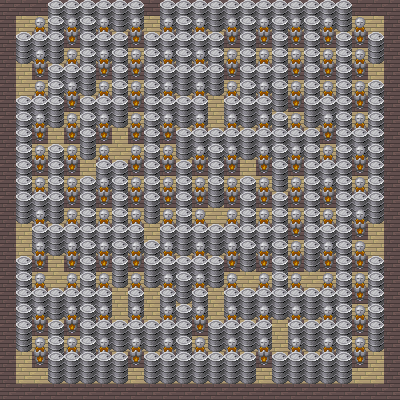

The image is a tile-based game level rendered from a .tmx file. Its description and complete source (layers, tilesets, objects, tile grids) follow:
An orthogonal 25x25 tile map with 16x16 px tiles, 2 tile layers (floor, objects), 2 tilesets.

<map version="1.2" tiledversion="1.2.0" orientation="orthogonal" renderorder="right-down" width="25" height="25" tilewidth="16" tileheight="16" infinite="0" nextlayerid="4" nextobjectid="1">
 <tileset firstgid="1" source="floors128x32.tsx" />
 <tileset firstgid="17" source="objects64x32.tsx" />
 <layer id="1" name="floor" width="25" height="25">
  <data encoding="csv">
9,9,9,9,9,9,9,9,9,9,9,9,9,9,9,9,9,9,9,9,9,9,9,9,9,
9,1,1,1,1,1,1,1,1,1,1,1,1,1,1,1,1,1,1,1,1,1,1,1,9,
9,1,9,1,9,1,9,1,9,1,9,1,9,1,9,1,9,1,9,1,9,1,9,1,9,
9,1,1,1,1,1,1,1,1,1,1,1,1,1,1,1,1,1,1,1,1,1,1,1,9,
9,1,9,1,9,1,9,1,9,1,9,1,9,1,9,1,9,1,9,1,9,1,9,1,9,
9,1,1,1,1,1,1,1,1,1,1,1,1,1,1,1,1,1,1,1,1,1,1,1,9,
9,1,9,1,9,1,9,1,9,1,9,1,9,1,9,1,9,1,9,1,9,1,9,1,9,
9,1,1,1,1,1,1,1,1,1,1,1,1,1,1,1,1,1,1,1,1,1,1,1,9,
9,1,9,1,9,1,9,1,9,1,9,1,9,1,9,1,9,1,9,1,9,1,9,1,9,
9,1,1,1,1,1,1,1,1,1,1,1,1,1,1,1,1,1,1,1,1,1,1,1,9,
9,1,9,1,9,1,9,1,9,1,9,1,9,1,9,1,9,1,9,1,9,1,9,1,9,
9,1,1,1,1,1,1,1,1,1,1,1,1,1,1,1,1,1,1,1,1,1,1,1,9,
9,1,9,1,9,1,9,1,9,1,9,1,9,1,9,1,9,1,9,1,9,1,9,1,9,
9,1,1,1,1,1,1,1,1,1,1,1,1,1,1,1,1,1,1,1,1,1,1,1,9,
9,1,9,1,9,1,9,1,9,1,9,1,9,1,9,1,9,1,9,1,9,1,9,1,9,
9,1,1,1,1,1,1,1,1,1,1,1,1,1,1,1,1,1,1,1,1,1,1,1,9,
9,1,9,1,9,1,9,1,9,1,9,1,9,1,9,1,9,1,9,1,9,1,9,1,9,
9,1,1,1,1,1,1,1,1,1,1,1,1,1,1,1,1,1,1,1,1,1,1,1,9,
9,1,9,1,9,1,9,1,9,1,9,1,9,1,9,1,9,1,9,1,9,1,9,1,9,
9,1,1,1,1,1,1,1,1,1,1,1,1,1,1,1,1,1,1,1,1,1,1,1,9,
9,1,9,1,9,1,9,1,9,1,9,1,9,1,9,1,9,1,9,1,9,1,9,1,9,
9,1,1,1,1,1,1,1,1,1,1,1,1,1,1,1,1,1,1,1,1,1,1,1,9,
9,1,9,1,9,1,9,1,9,1,9,1,9,1,9,1,9,1,9,1,9,1,9,1,9,
9,1,1,1,1,1,1,1,1,1,1,1,1,1,1,1,1,1,1,1,1,1,1,1,9,
9,9,9,9,9,9,9,9,9,9,9,9,9,9,9,9,9,9,9,9,9,9,9,9,9
</data>
 </layer>
 <layer id="2" name="objects" width="25" height="25">
  <data encoding="csv">
0,0,0,0,0,0,0,0,0,0,0,0,0,0,0,0,0,0,0,0,0,0,0,0,0,
0,0,0,18,18,18,18,18,18,0,18,18,18,18,18,18,18,18,18,18,18,18,0,0,0,
0,0,20,18,20,18,20,0,20,0,20,18,20,0,20,18,20,18,20,18,20,0,20,0,0,
0,18,18,18,0,18,18,18,0,18,18,18,18,18,0,18,0,18,0,18,0,18,0,18,0,
0,0,20,0,20,18,20,18,20,18,20,18,20,18,20,18,20,18,20,18,20,18,20,0,0,
0,0,0,18,18,18,0,18,0,18,18,18,18,18,0,18,18,18,0,18,0,18,0,0,0,
0,0,20,18,20,0,20,18,20,18,20,0,20,0,20,18,20,18,20,18,20,18,20,18,0,
0,18,18,18,0,18,18,18,0,18,18,18,18,0,18,18,18,0,0,18,18,18,0,18,0,
0,18,20,0,20,18,20,0,20,18,20,0,20,0,20,0,20,18,20,0,20,18,20,18,0,
0,18,0,0,0,18,0,0,0,18,0,18,18,18,18,18,18,18,18,18,0,18,18,18,0,
0,18,20,18,20,0,20,0,20,18,20,0,20,18,20,0,20,18,20,18,20,18,20,18,0,
0,18,0,18,0,0,18,18,0,18,0,18,0,18,0,0,0,18,0,18,18,18,0,18,0,
0,18,20,18,20,18,20,18,20,18,20,18,20,18,20,18,20,0,20,18,20,18,20,18,0,
0,18,18,18,0,18,0,18,0,18,0,18,0,0,0,18,0,18,0,18,0,18,18,18,0,
0,0,20,0,20,18,20,18,20,0,20,18,20,0,20,18,20,18,20,18,20,18,20,0,0,
0,0,18,18,18,18,18,18,18,0,18,18,18,18,18,18,18,18,0,18,18,18,0,0,0,
0,0,20,0,20,18,20,18,20,18,20,0,20,0,20,18,20,18,20,18,20,18,20,0,0,
0,18,0,0,0,18,0,18,0,18,18,18,18,18,0,0,0,18,0,0,0,18,0,18,0,
0,18,20,0,20,18,20,0,20,0,20,18,20,0,20,0,20,18,20,0,20,18,20,18,0,
0,18,18,18,18,18,18,0,18,0,18,0,18,0,18,18,18,18,18,18,18,18,0,18,0,
0,18,20,0,20,18,20,0,20,0,20,18,20,0,20,0,20,0,20,0,20,18,20,18,0,
0,18,0,18,0,18,18,18,18,18,18,18,0,18,18,18,18,0,18,18,18,18,0,18,0,
0,0,20,18,20,18,20,0,20,0,20,18,20,0,20,0,20,0,20,0,20,18,20,0,0,
0,0,0,18,18,18,18,18,0,18,18,18,18,18,18,18,0,18,18,18,18,18,0,0,0,
0,0,0,0,0,0,0,0,0,0,0,0,0,0,0,0,0,0,0,0,0,0,0,0,0
</data>
 </layer>
</map>